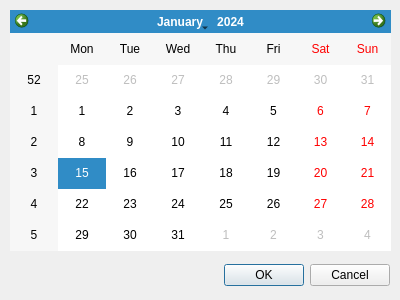
<?xml version="1.0" encoding="UTF-8"?>
<ui version="4.0">
 <class>SetDate</class>
 <widget class="QDialog" name="SetDate">
  <property name="geometry">
   <rect>
    <x>0</x>
    <y>0</y>
    <width>400</width>
    <height>300</height>
   </rect>
  </property>
  <property name="windowTitle">
   <string>Select Date</string>
  </property>
  <widget class="QDialogButtonBox" name="buttonBox">
   <property name="geometry">
    <rect>
     <x>220</x>
     <y>260</y>
     <width>170</width>
     <height>30</height>
    </rect>
   </property>
   <property name="orientation">
    <enum>Qt::Horizontal</enum>
   </property>
   <property name="standardButtons">
    <set>QDialogButtonBox::Cancel|QDialogButtonBox::Ok</set>
   </property>
  </widget>
  <widget class="QCalendarWidget" name="calendarWidget">
   <property name="geometry">
    <rect>
     <x>10</x>
     <y>10</y>
     <width>381</width>
     <height>241</height>
    </rect>
   </property>
  </widget>
 </widget>
 <resources/>
 <connections>
  <connection>
   <sender>buttonBox</sender>
   <signal>accepted()</signal>
   <receiver>SetDate</receiver>
   <slot>accept()</slot>
   <hints>
    <hint type="sourcelabel">
     <x>248</x>
     <y>254</y>
    </hint>
    <hint type="destinationlabel">
     <x>157</x>
     <y>274</y>
    </hint>
   </hints>
  </connection>
  <connection>
   <sender>buttonBox</sender>
   <signal>rejected()</signal>
   <receiver>SetDate</receiver>
   <slot>reject()</slot>
   <hints>
    <hint type="sourcelabel">
     <x>316</x>
     <y>260</y>
    </hint>
    <hint type="destinationlabel">
     <x>286</x>
     <y>274</y>
    </hint>
   </hints>
  </connection>
 </connections>
</ui>
